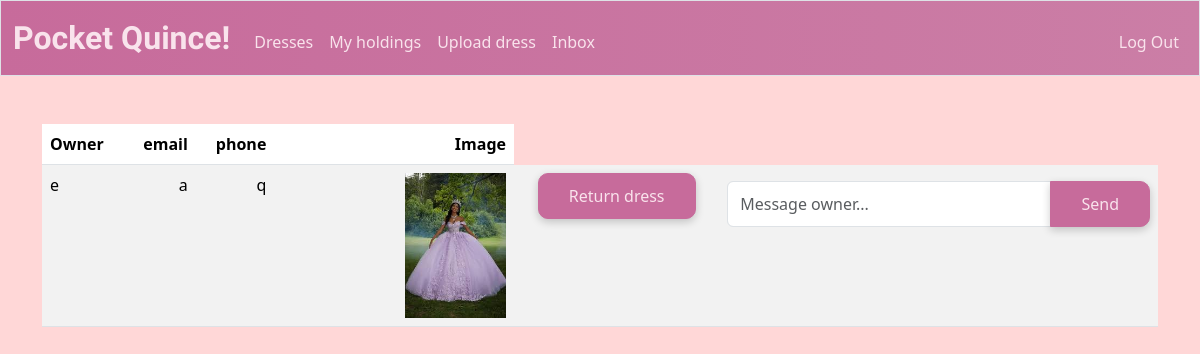
Before: /holdings (signed in) with the older database file.
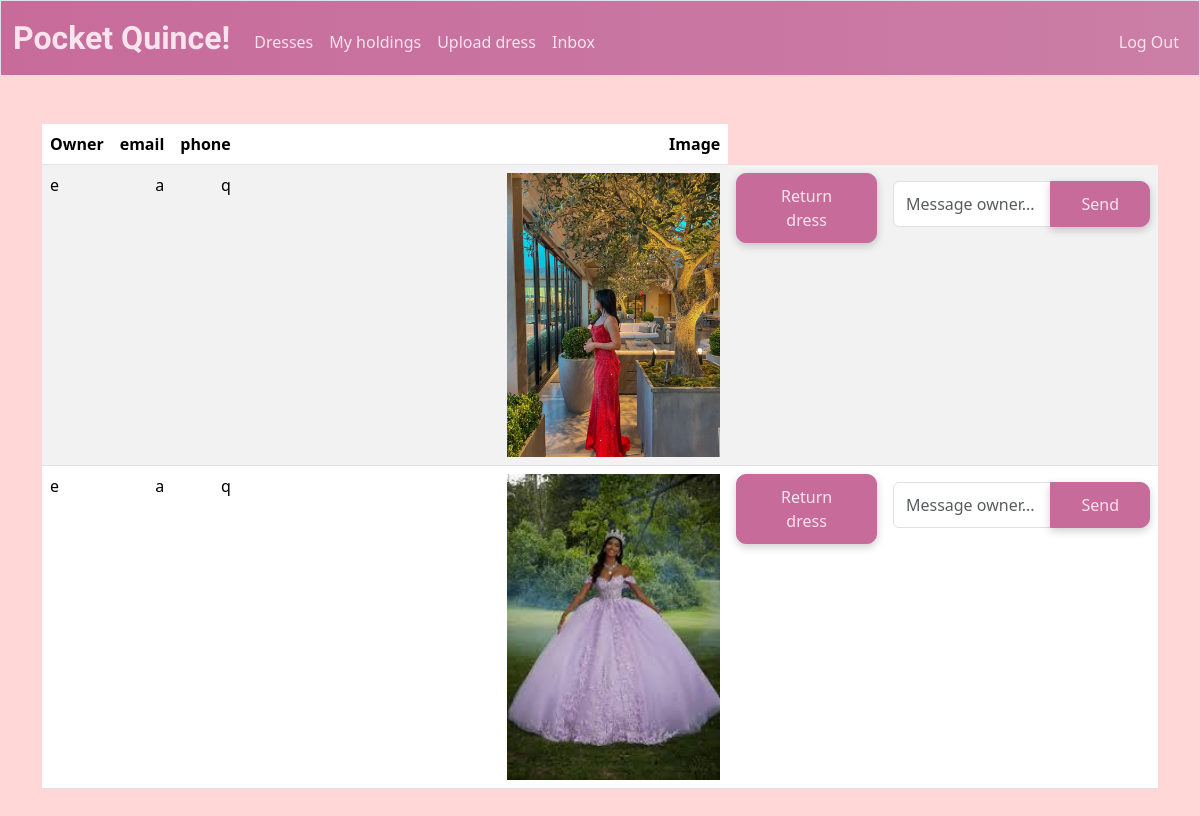
After: the same page with the newer database file.
### tables this page shows
CREATE TABLE holdings (
id INTEGER PRIMARY KEY AUTOINCREMENT NOT NULL,
user_id INTEGER NOT NULL,
dress_id INTEGER NOT NULL,
rent_start TEXT NOT NULL DEFAULT CURRENT_TIMESTAMP,
rent_end TEXT,
FOREIGN KEY (user_id) REFERENCES users(id),
FOREIGN KEY (dress_id) REFERENCES dresses(id)
);

CREATE TABLE dresses (
    id INTEGER PRIMARY KEY AUTOINCREMENT,
    size TEXT NOT NULL,
    color TEXT NOT NULL,
    owner INTEGER NOT NULL,
    image_url TEXT,
    time_posted TEXT NOT NULL DEFAULT CURRENT_TIMESTAMP,
    FOREIGN KEY (owner) REFERENCES users(id)
);

### app.py (the view)
@app.route("/holdings")
@login_required
def holdings():
    db = get_db()
    holdingBuffer = db.execute("SELECT * FROM dresses JOIN holdings as h on dresses.id = h.dress_id WHERE h.user_id = ? AND h.rent_end IS NULL ORDER BY h.rent_start DESC", (session["user_id"],)).fetchall()
    holdings = []
    for holding in holdingBuffer:
        holding = dict(holding)  # Convert Row object to dictionary not readonly to allow changes
        holding["owner_id"] = holding["owner"]
        owner = db.execute("SELECT username, email, phone FROM users WHERE id = ?", (holding["owner"],)).fetchone()
        holding["owner_name"] = owner["username"]
        holding["owner_email"] = owner["email"]
        holding["owner_phone"] = owner["phone"]
        holdings.append(holding)
    return render_template("holdings.html", holdings=holdings)

### app.py (called while the page is built)
def get_db():
    if "db" not in g:
        g.db = sqlite3.connect(DATABASE)
        g.db.row_factory = sqlite3.Row # Enable dictionary-like row access
    return g.db

@app.after_request
def after_request(response):
    response.headers["Cache-Control"] = "no-cache, no-store, must-revalidate"
    response.headers["Expires"] = 0
    response.headers["Pragma"] = "no-cache"
    return response

### help.py (called while the page is built)
def login_required(f):
    @wraps(f)
    def decorated_function(*args, **kwargs):
        if session.get("user_id") is None:
            return redirect("/login")
        return f(*args, **kwargs)
    return decorated_function

### templates/holdings.html (shortened to what this page needs)
{% extends "layout.html" %}
{% block main %}
    <table class = "table table-striped">
        <thead>
            <tr>
                <th class = "text-start">Owner</th>
                <th class = "text-end">email</th>
                <th class = "text-end">phone</th>
                <th class = "text-end">Image</th>
            </tr>
        </thead>
        <tbody>
            {% for dress in holdings %}
                <tr>
                    <td class = "text-start"> {{ dress["owner_name"] }}</td>
                    <td class = "text-end"> {{ dress["owner_email"]}}</td>
                    <td class = "text-end"> {{ dress["owner_phone"]}}</td>
                    <td class = "text-end"> <img src = "{{ dress['image_url'] }}" ></td>
                    <td>
                        <form action = "/returnDress" method = "post">
                            <button class="btn btn-primary" type="submit">Return dress</button>
                        </form>
                    </td>
                    <td>
                        <form action="/messages" method="post" class="mt-2">
                            <div class="input-group">
                                <input type="text" name="body" class="form-control" placeholder="Message owner..." required>
                                <button type="submit" class="btn btn-primary btn-sm">Send</button>
                            </div>
                        </form>
                    </td>
                 </tr>
              {% endfor %}
        </tbody>
    </table>
{% endblock %}

### templates/layout.html (shortened to what this page needs)
<!DOCTYPE html>
<html lang="en">
    <head>
        <link href="https://cdn.jsdelivr.net/npm/bootstrap@5.3.3/dist/css/bootstrap.min.css" rel="stylesheet">
        <link href="{{ url_for('static', filename='style.css') }}" rel="stylesheet">
    </head>
    <body>
        <nav class=" border navbar navbar-expand-md">
            <div class="container-fluid">
                <a id = "navTitle" class="navbar-brand imperial"  href="/"><span>Pocket Quince!</span></a>
                <div class="collapse navbar-collapse" id="navbar">
                    {% if session["user_id"] %}
                        <ul class="navbar-nav me-auto mt-2">
                            <li class="nav-item"><a class="nav-link" href="/catalog">Dresses</a></li>
                            <li class="nav-item"><a class="nav-link" href="/holdings">My holdings</a></li>
                            <li class="nav-item"><a class="nav-link" href="/upload">Upload dress</a></li>
                            <li class="nav-item"><a class="nav-link" href="/messages">Inbox</a></li>
                        </ul>
                        <ul class="navbar-nav ms-auto mt-2">
                            <li class="nav-item"><a class="nav-link" href="/logout">Log Out</a></li>
                        </ul>
                    {% else %}
                        <ul class="navbar-nav ms-auto mt-2">
                            <li class="nav-item"><a class="nav-link" href="/register">Register</a></li>
                            <li class="nav-item"><a class="nav-link" href="/login">Log In</a></li>
                        </ul>
                    {% endif %}
                </div>
            </div>
        </nav>
        <main class="container py-5 text-center">
            {% block main %}{% endblock %}
        </main>
    </body>
</html>

### static/style.css (style rules this page uses)
body { background-color: #FFD7D7; }
.imperial { font-family: 'Imperial Script', cursive; font-weight: 700; font-size: 450%; color: #3B2F2F; }
.btn-primary { background-color: #C76B9B; color: #F9E3EC; border-color: #C76B9B; font-size: 1rem; border-radius: 10px; padding: 10px 30px; box-shadow: 0px 3px 8px rgba(0, 0, 0, 0.2); }
#navTitle { color: #F9E3EC; }
.nav-link { color: #F9E3EC; }
nav .navbar-brand { font-size: xx-large; }
.navbar { background: linear-gradient(to right, #C76B9B, #cb7ea6) }
.table { --bs-table-color-type: initial; --bs-table-bg-type: initial; --bs-table-color-state: initial; --bs-table-bg-state: initial; --bs-table-color: var(--bs-emphasis-color); --bs-table-bg: var(--bs-body-bg); --bs-table-border-color: var(--bs-border-color); --bs-table-accent-bg: transparent; --bs-table-striped-color: var(--bs-emphasis-color); --bs-table-striped-bg: rgba(var(--bs-emphasis-color-rgb), 0.05); --bs-table-active-color: var(--bs-emphasis-color); --bs-table-active-bg: rgba(var(--bs-emphasis-color-rgb), 0.1); --bs-table-hover-color: var(--bs-emphasis-color); --bs-table-hover-bg: rgba(var(--bs-emphasis-color-rgb), 0.075); width: 100%; margin-bottom: 1rem; vertical-align: top; border-color: var(--bs-table-border-color); }
form label, form button { background-color: #7f9ccb; padding: 5px 10px; border-radius: 5px; border: 1px ridge black; font-size: 0.8rem; height: auto; }
table img { height: 45%; width: 45%; order: 1; }

Changed rows visible on the page:
added holdings: owner_name "e", owner_email "a", owner_phone "q", image_url (picture)
